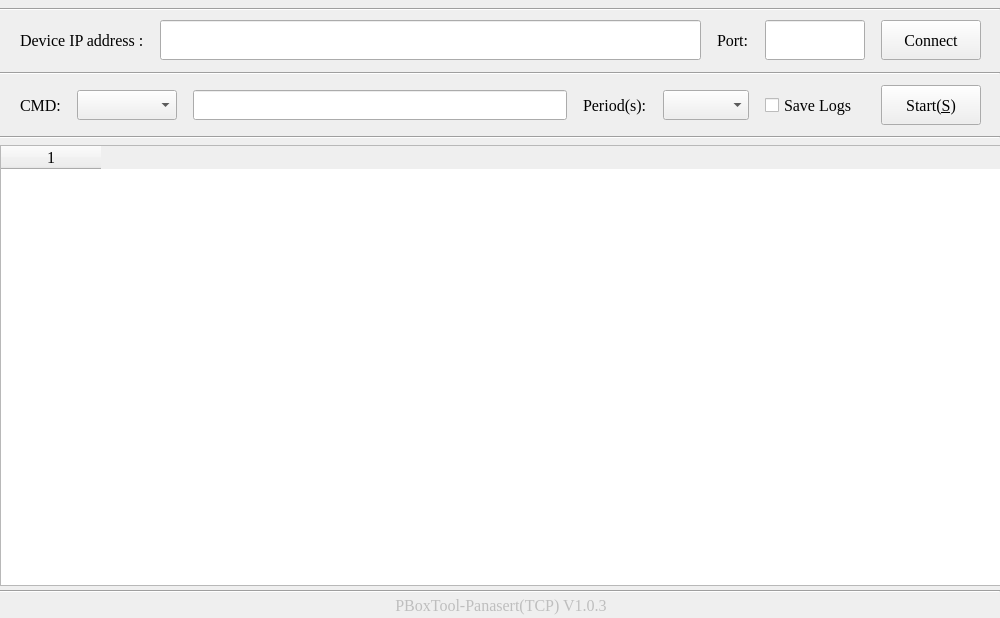
<?xml version="1.0" encoding="UTF-8"?>
<ui version="4.0">
 <class>MainWindow</class>
 <widget class="QMainWindow" name="MainWindow">
  <property name="geometry">
   <rect>
    <x>0</x>
    <y>0</y>
    <width>1000</width>
    <height>618</height>
   </rect>
  </property>
  <property name="minimumSize">
   <size>
    <width>1000</width>
    <height>618</height>
   </size>
  </property>
  <property name="maximumSize">
   <size>
    <width>1000</width>
    <height>618</height>
   </size>
  </property>
  <property name="font">
   <font>
    <family>Times New Roman</family>
    <pointsize>12</pointsize>
   </font>
  </property>
  <property name="windowTitle">
   <string>PBoxTool</string>
  </property>
  <property name="statusTip">
   <string notr="true"/>
  </property>
  <property name="locale">
   <locale language="English" country="UnitedStates"/>
  </property>
  <widget class="QWidget" name="centralwidget">
   <widget class="QWidget" name="gridLayoutWidget">
    <property name="geometry">
     <rect>
      <x>0</x>
      <y>10</y>
      <width>1001</width>
      <height>61</height>
     </rect>
    </property>
    <layout class="QGridLayout" name="gridLayout">
     <item row="1" column="4">
      <spacer name="horizontalSpacer_5">
       <property name="orientation">
        <enum>Qt::Horizontal</enum>
       </property>
       <property name="sizeType">
        <enum>QSizePolicy::Fixed</enum>
       </property>
       <property name="sizeHint" stdset="0">
        <size>
         <width>10</width>
         <height>20</height>
        </size>
       </property>
      </spacer>
     </item>
     <item row="1" column="2">
      <spacer name="horizontalSpacer_4">
       <property name="orientation">
        <enum>Qt::Horizontal</enum>
       </property>
       <property name="sizeType">
        <enum>QSizePolicy::Fixed</enum>
       </property>
       <property name="sizeHint" stdset="0">
        <size>
         <width>10</width>
         <height>20</height>
        </size>
       </property>
      </spacer>
     </item>
     <item row="1" column="6">
      <spacer name="horizontalSpacer_6">
       <property name="orientation">
        <enum>Qt::Horizontal</enum>
       </property>
       <property name="sizeType">
        <enum>QSizePolicy::Fixed</enum>
       </property>
       <property name="sizeHint" stdset="0">
        <size>
         <width>10</width>
         <height>20</height>
        </size>
       </property>
      </spacer>
     </item>
     <item row="1" column="10">
      <spacer name="horizontalSpacer_2">
       <property name="orientation">
        <enum>Qt::Horizontal</enum>
       </property>
       <property name="sizeType">
        <enum>QSizePolicy::Fixed</enum>
       </property>
       <property name="sizeHint" stdset="0">
        <size>
         <width>20</width>
         <height>20</height>
        </size>
       </property>
      </spacer>
     </item>
     <item row="1" column="0">
      <spacer name="horizontalSpacer_3">
       <property name="orientation">
        <enum>Qt::Horizontal</enum>
       </property>
       <property name="sizeType">
        <enum>QSizePolicy::Fixed</enum>
       </property>
       <property name="sizeHint" stdset="0">
        <size>
         <width>20</width>
         <height>20</height>
        </size>
       </property>
      </spacer>
     </item>
     <item row="1" column="9">
      <widget class="QPushButton" name="BtnConnect">
       <property name="minimumSize">
        <size>
         <width>100</width>
         <height>40</height>
        </size>
       </property>
       <property name="maximumSize">
        <size>
         <width>100</width>
         <height>40</height>
        </size>
       </property>
       <property name="text">
        <string>Connect</string>
       </property>
      </widget>
     </item>
     <item row="1" column="1">
      <widget class="QLabel" name="labelIPAddr">
       <property name="text">
        <string>Device IP address :</string>
       </property>
      </widget>
     </item>
     <item row="1" column="3">
      <widget class="QLineEdit" name="lineEditIP">
       <property name="enabled">
        <bool>true</bool>
       </property>
       <property name="sizePolicy">
        <sizepolicy hsizetype="Expanding" vsizetype="Fixed">
         <horstretch>0</horstretch>
         <verstretch>0</verstretch>
        </sizepolicy>
       </property>
       <property name="minimumSize">
        <size>
         <width>0</width>
         <height>40</height>
        </size>
       </property>
       <property name="maximumSize">
        <size>
         <width>16777215</width>
         <height>16777215</height>
        </size>
       </property>
       <property name="whatsThis">
        <string/>
       </property>
       <property name="inputMask">
        <string extracomment="192.168.0.1"/>
       </property>
       <property name="text">
        <string/>
       </property>
       <property name="maxLength">
        <number>15</number>
       </property>
       <property name="cursorPosition">
        <number>0</number>
       </property>
       <property name="alignment">
        <set>Qt::AlignLeading|Qt::AlignLeft|Qt::AlignVCenter</set>
       </property>
       <property name="placeholderText">
        <string/>
       </property>
      </widget>
     </item>
     <item row="1" column="5">
      <widget class="QLabel" name="label_2">
       <property name="text">
        <string>Port:</string>
       </property>
      </widget>
     </item>
     <item row="1" column="7">
      <widget class="QLineEdit" name="lineEditPort">
       <property name="enabled">
        <bool>true</bool>
       </property>
       <property name="sizePolicy">
        <sizepolicy hsizetype="Expanding" vsizetype="Fixed">
         <horstretch>0</horstretch>
         <verstretch>0</verstretch>
        </sizepolicy>
       </property>
       <property name="minimumSize">
        <size>
         <width>100</width>
         <height>40</height>
        </size>
       </property>
       <property name="maximumSize">
        <size>
         <width>100</width>
         <height>40</height>
        </size>
       </property>
       <property name="layoutDirection">
        <enum>Qt::LeftToRight</enum>
       </property>
       <property name="inputMethodHints">
        <set>Qt::ImhNone</set>
       </property>
       <property name="inputMask">
        <string/>
       </property>
       <property name="text">
        <string extracomment="0"/>
       </property>
       <property name="maxLength">
        <number>5</number>
       </property>
       <property name="cursorPosition">
        <number>0</number>
       </property>
       <property name="alignment">
        <set>Qt::AlignCenter</set>
       </property>
      </widget>
     </item>
     <item row="1" column="8">
      <spacer name="horizontalSpacer_7">
       <property name="orientation">
        <enum>Qt::Horizontal</enum>
       </property>
       <property name="sizeType">
        <enum>QSizePolicy::Fixed</enum>
       </property>
       <property name="sizeHint" stdset="0">
        <size>
         <width>10</width>
         <height>20</height>
        </size>
       </property>
      </spacer>
     </item>
    </layout>
   </widget>
   <widget class="QWidget" name="gridLayoutWidget_3">
    <property name="geometry">
     <rect>
      <x>0</x>
      <y>140</y>
      <width>1001</width>
      <height>451</height>
     </rect>
    </property>
    <layout class="QGridLayout" name="gridLayout_3">
     <property name="leftMargin">
      <number>0</number>
     </property>
     <property name="topMargin">
      <number>5</number>
     </property>
     <property name="rightMargin">
      <number>0</number>
     </property>
     <property name="bottomMargin">
      <number>5</number>
     </property>
     <item row="2" column="0">
      <widget class="QTableWidget" name="tableWidget">
       <property name="enabled">
        <bool>true</bool>
       </property>
       <property name="locale">
        <locale language="English" country="UnitedStates"/>
       </property>
       <property name="verticalScrollBarPolicy">
        <enum>Qt::ScrollBarAsNeeded</enum>
       </property>
       <property name="horizontalScrollBarPolicy">
        <enum>Qt::ScrollBarAsNeeded</enum>
       </property>
       <property name="autoScroll">
        <bool>true</bool>
       </property>
       <property name="editTriggers">
        <set>QAbstractItemView::NoEditTriggers</set>
       </property>
       <property name="selectionMode">
        <enum>QAbstractItemView::NoSelection</enum>
       </property>
       <property name="gridStyle">
        <enum>Qt::SolidLine</enum>
       </property>
       <property name="sortingEnabled">
        <bool>false</bool>
       </property>
       <property name="rowCount">
        <number>0</number>
       </property>
       <property name="columnCount">
        <number>1</number>
       </property>
       <column/>
      </widget>
     </item>
    </layout>
   </widget>
   <widget class="QWidget" name="verticalLayoutWidget">
    <property name="geometry">
     <rect>
      <x>0</x>
      <y>590</y>
      <width>1002</width>
      <height>30</height>
     </rect>
    </property>
    <layout class="QVBoxLayout" name="verticalLayout">
     <item>
      <widget class="QLabel" name="labelModel">
       <property name="enabled">
        <bool>false</bool>
       </property>
       <property name="text">
        <string>PBoxTool-Panasert(TCP) V1.0.3</string>
       </property>
       <property name="alignment">
        <set>Qt::AlignCenter</set>
       </property>
      </widget>
     </item>
    </layout>
   </widget>
   <widget class="Line" name="lineTitle_3">
    <property name="geometry">
     <rect>
      <x>0</x>
      <y>129</y>
      <width>1000</width>
      <height>16</height>
     </rect>
    </property>
    <property name="orientation">
     <enum>Qt::Horizontal</enum>
    </property>
   </widget>
   <widget class="Line" name="lineModel">
    <property name="geometry">
     <rect>
      <x>0</x>
      <y>590</y>
      <width>1000</width>
      <height>3</height>
     </rect>
    </property>
    <property name="orientation">
     <enum>Qt::Horizontal</enum>
    </property>
   </widget>
   <widget class="Line" name="lineTitle">
    <property name="geometry">
     <rect>
      <x>0</x>
      <y>1</y>
      <width>1000</width>
      <height>16</height>
     </rect>
    </property>
    <property name="orientation">
     <enum>Qt::Horizontal</enum>
    </property>
   </widget>
   <widget class="Line" name="lineTitle_2">
    <property name="geometry">
     <rect>
      <x>0</x>
      <y>65</y>
      <width>1000</width>
      <height>16</height>
     </rect>
    </property>
    <property name="orientation">
     <enum>Qt::Horizontal</enum>
    </property>
   </widget>
   <widget class="QWidget" name="gridLayoutWidget_2">
    <property name="geometry">
     <rect>
      <x>0</x>
      <y>80</y>
      <width>1001</width>
      <height>51</height>
     </rect>
    </property>
    <layout class="QGridLayout" name="gridLayout_2">
     <item row="0" column="1">
      <widget class="QLabel" name="label_3">
       <property name="maximumSize">
        <size>
         <width>16777215</width>
         <height>40</height>
        </size>
       </property>
       <property name="text">
        <string>CMD:</string>
       </property>
      </widget>
     </item>
     <item row="0" column="2">
      <spacer name="horizontalSpacer_9">
       <property name="orientation">
        <enum>Qt::Horizontal</enum>
       </property>
       <property name="sizeType">
        <enum>QSizePolicy::Fixed</enum>
       </property>
       <property name="sizeHint" stdset="0">
        <size>
         <width>10</width>
         <height>20</height>
        </size>
       </property>
      </spacer>
     </item>
     <item row="0" column="3">
      <widget class="QComboBox" name="comboBoxOrders">
       <property name="sizePolicy">
        <sizepolicy hsizetype="Preferred" vsizetype="Preferred">
         <horstretch>0</horstretch>
         <verstretch>0</verstretch>
        </sizepolicy>
       </property>
       <property name="minimumSize">
        <size>
         <width>100</width>
         <height>30</height>
        </size>
       </property>
       <property name="maximumSize">
        <size>
         <width>16777215</width>
         <height>30</height>
        </size>
       </property>
       <property name="currentText">
        <string/>
       </property>
       <property name="currentIndex">
        <number>-1</number>
       </property>
      </widget>
     </item>
     <item row="0" column="5">
      <widget class="QLineEdit" name="lineEditProgName">
       <property name="enabled">
        <bool>true</bool>
       </property>
       <property name="sizePolicy">
        <sizepolicy hsizetype="Expanding" vsizetype="Preferred">
         <horstretch>0</horstretch>
         <verstretch>0</verstretch>
        </sizepolicy>
       </property>
       <property name="minimumSize">
        <size>
         <width>0</width>
         <height>30</height>
        </size>
       </property>
       <property name="maximumSize">
        <size>
         <width>16777215</width>
         <height>30</height>
        </size>
       </property>
       <property name="layoutDirection">
        <enum>Qt::LeftToRight</enum>
       </property>
       <property name="inputMask">
        <string/>
       </property>
       <property name="text">
        <string extracomment="0"/>
       </property>
       <property name="maxLength">
        <number>1</number>
       </property>
       <property name="cursorPosition">
        <number>0</number>
       </property>
       <property name="alignment">
        <set>Qt::AlignCenter</set>
       </property>
      </widget>
     </item>
     <item row="0" column="0">
      <spacer name="horizontalSpacer_8">
       <property name="orientation">
        <enum>Qt::Horizontal</enum>
       </property>
       <property name="sizeType">
        <enum>QSizePolicy::Fixed</enum>
       </property>
       <property name="sizeHint" stdset="0">
        <size>
         <width>20</width>
         <height>20</height>
        </size>
       </property>
      </spacer>
     </item>
     <item row="0" column="9">
      <widget class="QComboBox" name="comboBoxPeriod">
       <property name="sizePolicy">
        <sizepolicy hsizetype="Preferred" vsizetype="Preferred">
         <horstretch>0</horstretch>
         <verstretch>0</verstretch>
        </sizepolicy>
       </property>
       <property name="minimumSize">
        <size>
         <width>50</width>
         <height>30</height>
        </size>
       </property>
       <property name="maximumSize">
        <size>
         <width>100</width>
         <height>30</height>
        </size>
       </property>
      </widget>
     </item>
     <item row="0" column="11">
      <widget class="QCheckBox" name="checkBoxSaveLog">
       <property name="sizePolicy">
        <sizepolicy hsizetype="Preferred" vsizetype="Preferred">
         <horstretch>0</horstretch>
         <verstretch>0</verstretch>
        </sizepolicy>
       </property>
       <property name="minimumSize">
        <size>
         <width>100</width>
         <height>0</height>
        </size>
       </property>
       <property name="text">
        <string>Save Logs</string>
       </property>
      </widget>
     </item>
     <item row="0" column="13">
      <widget class="QPushButton" name="BtnStart">
       <property name="sizePolicy">
        <sizepolicy hsizetype="Minimum" vsizetype="Preferred">
         <horstretch>0</horstretch>
         <verstretch>0</verstretch>
        </sizepolicy>
       </property>
       <property name="minimumSize">
        <size>
         <width>100</width>
         <height>40</height>
        </size>
       </property>
       <property name="maximumSize">
        <size>
         <width>100</width>
         <height>40</height>
        </size>
       </property>
       <property name="text">
        <string>Start(&amp;S)</string>
       </property>
      </widget>
     </item>
     <item row="0" column="12">
      <spacer name="horizontalSpacer_11">
       <property name="orientation">
        <enum>Qt::Horizontal</enum>
       </property>
       <property name="sizeType">
        <enum>QSizePolicy::Fixed</enum>
       </property>
       <property name="sizeHint" stdset="0">
        <size>
         <width>10</width>
         <height>20</height>
        </size>
       </property>
      </spacer>
     </item>
     <item row="0" column="4">
      <spacer name="horizontalSpacer_14">
       <property name="orientation">
        <enum>Qt::Horizontal</enum>
       </property>
       <property name="sizeType">
        <enum>QSizePolicy::Fixed</enum>
       </property>
       <property name="sizeHint" stdset="0">
        <size>
         <width>10</width>
         <height>20</height>
        </size>
       </property>
      </spacer>
     </item>
     <item row="0" column="14">
      <spacer name="horizontalSpacer_10">
       <property name="orientation">
        <enum>Qt::Horizontal</enum>
       </property>
       <property name="sizeType">
        <enum>QSizePolicy::Fixed</enum>
       </property>
       <property name="sizeHint" stdset="0">
        <size>
         <width>20</width>
         <height>20</height>
        </size>
       </property>
      </spacer>
     </item>
     <item row="0" column="7">
      <widget class="QLabel" name="label_5">
       <property name="maximumSize">
        <size>
         <width>16777215</width>
         <height>40</height>
        </size>
       </property>
       <property name="text">
        <string>Period(s):</string>
       </property>
      </widget>
     </item>
     <item row="0" column="8">
      <spacer name="horizontalSpacer_13">
       <property name="orientation">
        <enum>Qt::Horizontal</enum>
       </property>
       <property name="sizeType">
        <enum>QSizePolicy::Fixed</enum>
       </property>
       <property name="sizeHint" stdset="0">
        <size>
         <width>10</width>
         <height>20</height>
        </size>
       </property>
      </spacer>
     </item>
     <item row="0" column="10">
      <spacer name="horizontalSpacer_12">
       <property name="orientation">
        <enum>Qt::Horizontal</enum>
       </property>
       <property name="sizeType">
        <enum>QSizePolicy::Fixed</enum>
       </property>
       <property name="sizeHint" stdset="0">
        <size>
         <width>10</width>
         <height>20</height>
        </size>
       </property>
      </spacer>
     </item>
     <item row="0" column="6">
      <spacer name="horizontalSpacer_15">
       <property name="orientation">
        <enum>Qt::Horizontal</enum>
       </property>
       <property name="sizeType">
        <enum>QSizePolicy::Fixed</enum>
       </property>
       <property name="sizeHint" stdset="0">
        <size>
         <width>10</width>
         <height>20</height>
        </size>
       </property>
      </spacer>
     </item>
    </layout>
   </widget>
  </widget>
 </widget>
 <resources/>
 <connections/>
</ui>
